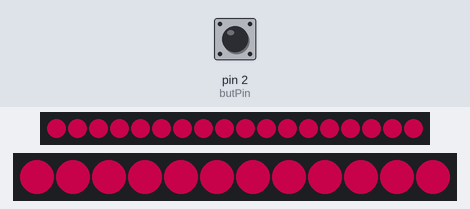
Simulated run of this sketch. Board: Arduino Uno, built with avr-gcc and run on an emulated ATmega328P. Parts: 18 RGB LEDs in strip order, left to right, 12 RGB LEDs in strip order, left to right. Inputs (shaded band) come from the test bench; at power-on: pin 2 (butPin) LOW. Dim RGB values are drawn brighter than linear; EEPROM starts erased; what the sketch prints to the serial monitor is not drawn.

Above: at 1.2 s.
1.3 s: pin 2 (butPin) pulled HIGH for 0.15 s
3.0 s: pin 2 (butPin) pulled HIGH for 1 s
At 4.6 s:
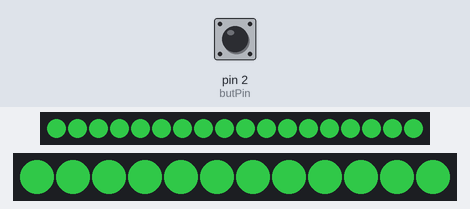
5.5 s: pin 2 (butPin) pulled HIGH for 0.15 s
At 6.7 s:
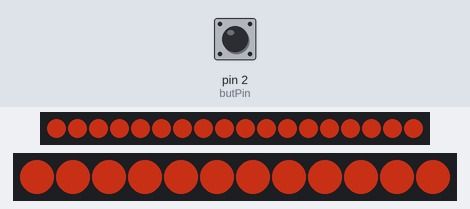
7.1 s: pin 2 (butPin) pulled HIGH for 1 s
9.6 s: pin 2 (butPin) pulled HIGH for 3.2 s
At 13.0 s:
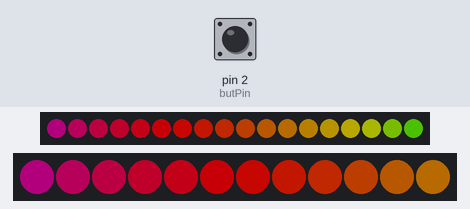
13.4 s: pin 2 (butPin) pulled HIGH for 0.15 s
At 14.9 s:
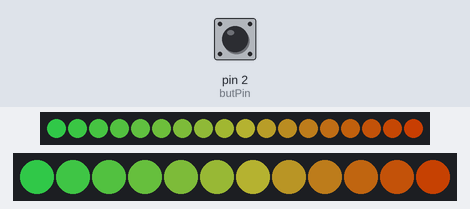
Timing chart, 0 to 16.4 s (numbered marks = the images above; inputs shaded):
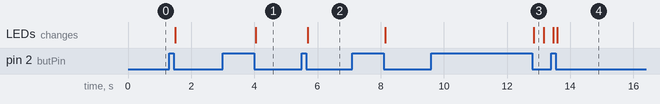

Measured:
- after the input at 3.0 s, the LEDs: change after 1.0 s (image 1)
- after the input at 5.5 s, the LEDs: change after 0.20 s (image 2)
- after the input at 9.6 s, the LEDs: change after 3.3 s (image 3)
- after the input at 13.4 s, the LEDs: first differ from a run without the input after 0.19 s (image 4)

The sketch:

LED_PC_NEW.ino
```cpp
#include "FastLED.h"
#include <EEPROM.h>
#include <Bounce2.h>

#define FAN_LED 12 //Number of LEDs in cooler
#define FP_LED  18 //Number of LEDs in strip on the front panel (AEROcool cylon)

#define FAN_PIN 6 //Cooler
#define FP_PIN  5 //Front panel

#define BRIGHTNESS         100 //Brightness
#define FRAMES_PER_SECOND  60  //Update Frequency

#define dly 100; //DELAY

DEFINE_GRADIENT_PALETTE( Mint_Orange ) {
255,   63, 255, 92,   //MINT
255,   255, 79, 3};   //ORANGE
CRGBPalette16 P1 = Mint_Orange;

DEFINE_GRADIENT_PALETTE( Pink_Mint ) {
255,   250, 5, 95,    //PINK
255,   63, 255, 92 }; //MINT
CRGBPalette16 P2 = Pink_Mint;

DEFINE_GRADIENT_PALETTE( Pink_Orange ) {
255,   250, 5, 95,   //PINK
255,   255, 79, 3};  //ORANGE
CRGBPalette16 P3 = Pink_Orange;

int butPin = 2;
Bounce debouncer = Bounce(); // Button debouncer

CRGB fp[FP_LED];             //Idk, i forgot what it is
CRGB fan[FAN_LED];

uint8_t gHue = 0;            // Wheel for rainbow

uint8_t currPattern = EEPROM.read(0);    //Variable for current mode

unsigned long timer = millis();          //Timer for mode saving
bool flag = false;

//void fadeall() { for(int i = 0; i < NUM_LEDS; i++) { leds[i].nscale8(250); } }

/*
void Cylon() {
  static uint8_t hue = 0;
  // First slide the led in one direction
  for(int i = 0; i < NUM_LEDS; i++) {
    // Set the i'th led to red
    leds[i] = CHSV(hue++, 255, 255);
    // Show the leds
    FastLED.show();
    // now that we've shown the leds, reset the i'th led to black
    // leds[i] = CRGB::Black;
    fadeall();
    // Wait a little bit before we loop around and do it again
    delay(dly);
  }

  for(int i = (NUM_LEDS)-1; i >= 0; i--) {
    // Set the i'th led to red
    leds[i] = CHSV(hue++, 255, 255);
    // Show the leds
    FastLED.show();
    // now that we've shown the leds, reset the i'th led to black
    // leds[i] = CRGB::Black;
    fadeall();
    // Wait a little bit before we loop around and do it again
    delay(dly);
  }
}

*/

//PINK______________
void Const_Pink(){
  fill_solid(fp, FP_LED,0xfa055f);
  fill_solid(fan, FAN_LED,0xfa055f);
}

//ORANGE_____________
void Const_Orange(){
  fill_solid(fp, FP_LED,0xff4f03);
  fill_solid(fan, FAN_LED,0xff4f03);
}

//MINT___________
void Const_Mint(){
  fill_solid(fp, FP_LED,0x3fff5c);
  fill_solid(fan, FAN_LED,0x3fff5c);
}

//CORAL___________
void Const_Coral(){
  fill_solid(fp, FP_LED,0xff3f1c);
  fill_solid(fan, FAN_LED,0xff3f1c);
}

//CHERRY_____________
void Const_Cherry(){
  fill_solid(fp, FP_LED,0x6e0707);
  fill_solid(fan, FAN_LED,0x6e0707);
}

//GRADIENT_____________________________
void GradientMO(){

for (int i = 0; i < FP_LED; i++) {
    fp[i] = ColorFromPalette(P1, (i*255)/FP_LED);
}
for (int i = 0; i < FAN_LED; i++) {
    fan[i] = ColorFromPalette(P1, (i*255)/(FAN_LED));
}
}


void GradientPM(){

for (int i = 0; i < FP_LED; i++) {
    fp[i] = ColorFromPalette(P2, (i*255)/FP_LED);
}
for (int i = 0; i < FAN_LED; i++) {
    fan[i] = ColorFromPalette(P2, (i*255)/(FAN_LED));
}
}

void GradientPO(){

for (int i = 0; i < FP_LED; i++) {
    fp[i] = ColorFromPalette(P3, (i*255)/FP_LED);
}
for (int i = 0; i < FAN_LED; i++) {
    fan[i] = ColorFromPalette(P3, (i*255)/(FAN_LED));
}
}

//RAINBOW_______________________________
void Gayshit(){
  fill_rainbow( fp, FP_LED, gHue, 7);
  fill_rainbow( fan, FAN_LED, gHue, 7);
}

//TURN OFF__________________
void Dark(){
  fill_solid(fp, FP_LED,0x000000);
  fill_solid(fan, FAN_LED,0x000000);
}

//_________________________________________MODES_______________________________________________
typedef void (*SimplePatternList[])();
SimplePatternList Patterns = {Const_Pink, Const_Orange, Const_Mint, Const_Coral, Const_Cherry, Gayshit, GradientMO, GradientPM, GradientPO, Dark};
//_______________________________________________________________________________________________________

//MODE SWITCHER
void NextPattern(){
  currPattern += 1;
  Serial.print(currPattern);
  if (currPattern >= (sizeof(Patterns)/sizeof((Patterns)[0]))){ currPattern = 0; } //Зацикливаем переход
  flag = true; // Установка флага на запись. Если через 10 секунд режим не сменится, состояние запишится в память.
  timer = millis();
}

int buttonWasUp = 1;
int buttonIsUp = 1;

void button(){
    debouncer.update();
    buttonIsUp = !(debouncer.read()); //1 нажатие - 1 сигнал
    if (buttonIsUp && !buttonWasUp){
      NextPattern();
    }
    buttonWasUp = buttonIsUp;
}

void SaveMode(){
 if ((millis() > timer) && flag && (millis() - timer >= 10000)) { // Задержка по записи на 10 секунд
      flag = false;

      Dark();
      FastLED.show();
      delay(300);
      Patterns[currPattern]();
      FastLED.show();

      EEPROM.put(0, byte(currPattern));
      }
}
/*_______________________________INIT____________________________________*/
void setup() {
  Serial.begin(9600);
  Serial.print("INIZIALIZATION");

  FastLED.addLeds<WS2812B, FP_PIN, GRB>(fp, FP_LED);
  FastLED.addLeds<WS2812B, FAN_PIN, GRB>(fan, FAN_LED);
  FastLED.setBrightness(BRIGHTNESS);

  pinMode(butPin, INPUT); //Подключаем кнопку
  debouncer.attach(butPin); //Устраняем дребезг контакта
  debouncer.interval(5);
  currPattern = EEPROM.read(0); //Считываем сохраненный режим
  if (currPattern >= (sizeof(Patterns)/sizeof((Patterns)[0]))) { currPattern = 0; }
}

/*_______________________________MAIN CYCLE_______________________________________*/
void loop() {
    Patterns[currPattern](); //SET MODE
    button();                //WAIT FOR SIGNAL FROM BUTTON
    SaveMode();              //SAVE MODE IF IT PASSED 10 SEC AFTER LAST MODE SWITCH

    FastLED.show();
    FastLED.delay(1000/FRAMES_PER_SECOND);
    gHue++;
}


/*
 * 0xf78d02
  fill_rainbow(fp, FP_LED, gHue, 7);
  FastLED.show();
  // insert a delay to keep the framerate modest
  FastLED.delay(1000/FRAMES_PER_SECOND);

  // do some periodic updates
  EVERY_N_MILLISECONDS( 10 ) { gHue++; } // slowly cycle the "base color" through the rainbow
*/
```
